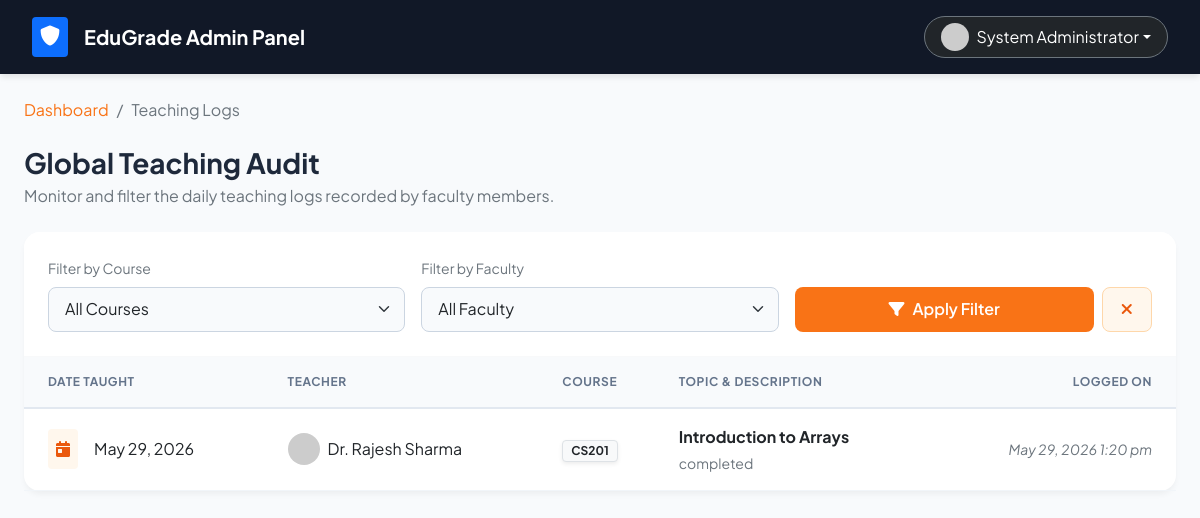
/admin_teaching_logs.php (signed in), run on the app's committed database.
### tables this page shows
CREATE TABLE `teaching_log` (
  `id` int(11) NOT NULL,
  `course_id` int(11) NOT NULL,
  `faculty_id` int(11) NOT NULL,
  `topic_title` varchar(200) NOT NULL,
  `topic_description` text DEFAULT NULL,
  `taught_date` date NOT NULL,
  `created_at` timestamp NOT NULL DEFAULT current_timestamp()
);

CREATE TABLE `users` (
  `id` int(11) NOT NULL,
  `username` varchar(50) NOT NULL,
  `password` varchar(255) NOT NULL,
  `full_name` varchar(100) NOT NULL,
  `email` varchar(100) DEFAULT NULL,
  `role` enum('student','faculty','admin') DEFAULT 'student',
  `created_at` timestamp NOT NULL DEFAULT current_timestamp()
);

CREATE TABLE `courses` (
  `id` int(11) NOT NULL,
  `course_code` varchar(20) NOT NULL,
  `course_name` varchar(100) NOT NULL,
  `credits` int(11) NOT NULL,
  `department` varchar(100) DEFAULT NULL,
  `semester` int(11) DEFAULT NULL
);

### admin_teaching_logs.php (the view, shortened to what this page needs)
<?php
require_once 'config.php';
$sql = "SELECT l.*, c.course_code, c.course_name, u.full_name as teacher_name
        FROM teaching_log l
        JOIN courses c ON l.course_id = c.id
        JOIN users u ON l.faculty_id = u.id
        WHERE 1=1";
$params = [];
$sql .= " ORDER BY l.taught_date DESC, l.created_at DESC";
$stmt = $pdo->prepare($sql);
$stmt->execute($params);
$logs = $stmt->fetchAll();
?>
<!DOCTYPE html>
<html lang="en">
<head>
    <link href="https://cdn.jsdelivr.net/npm/bootstrap@5.1.3/dist/css/bootstrap.min.css" rel="stylesheet">
    <link rel="stylesheet" href="https://cdnjs.cloudflare.com/ajax/libs/font-awesome/6.0.0/css/all.min.css">
</head>
<body>
    <nav class="top-navbar d-flex justify-content-between align-items-center mb-4">
        <div class="d-flex align-items-center">
            <div class="bg-primary text-white rounded p-2 me-3"><i class="fas fa-shield-alt fs-5"></i></div>
            <h5 class="mb-0 fw-bold">EduGrade Admin Panel</h5>
        </div>
        <div>
            <div class="dropdown">
                <button class="btn btn-dark border-secondary dropdown-toggle d-flex align-items-center rounded-pill px-3" type="button" data-bs-toggle="dropdown">
                    <img src="https://ui-avatars.com/api/?name=<?php echo urlencode($_SESSION['full_name']); ?>&background=7c3aed&color=fff" class="rounded-circle me-2" width="28" height="28">
                    <span class="fw-semibold"><?php echo htmlspecialchars($_SESSION['full_name']); ?></span>
                </button>
            </div>
        </div>
    </nav>
    <div class="container-fluid px-4 pb-5">
        <nav aria-label="breadcrumb" class="mb-4">
            <ol class="breadcrumb">
                <li class="breadcrumb-item"><a href="admin_dashboard.php" class="text-decoration-none fw-semibold" style="color: #f97316;">Dashboard</a></li>
                <li class="breadcrumb-item active">Teaching Logs</li>
            </ol>
        </nav>
        <div class="d-flex justify-content-between align-items-end mb-4">
            <div>
                <h3 class="fw-bold mb-1">Global Teaching Audit</h3>
                <p class="text-muted mb-0">Monitor and filter the daily teaching logs recorded by faculty members.</p>
            </div>
        </div>
        <div class="card card-modern border-0">
            <div class="card-body p-0">
                <div class="p-4 border-bottom border-light bg-white" style="border-radius: 16px 16px 0 0;">
                    <form method="GET" class="row g-3 align-items-end">
                        <div class="col-md-4">
                            <label class="form-label text-muted fw-semibold small">Filter by Course</label>
                            <select name="course_id" class="form-select">
                                <option value="0">All Courses</option>
                            </select>
                        </div>
                        <div class="col-md-4">
                            <label class="form-label text-muted fw-semibold small">Filter by Faculty</label>
                            <select name="faculty_id" class="form-select">
                                <option value="0">All Faculty</option>
                            </select>
                        </div>
                        <div class="col-md-4 d-flex gap-2">
                            <button type="submit" class="btn btn-orange flex-grow-1"><i class="fas fa-filter me-2"></i>Apply Filter</button>
                            <a href="admin_teaching_logs.php" class="btn btn-light-orange"><i class="fas fa-times"></i></a>
                        </div>
                    </form>
                </div>
                <div class="table-responsive" style="max-height: 65vh; overflow-y: auto;">
                    <table class="table table-hover align-middle">
                        <thead>
                            <tr>
                                <th class="ps-4">Date Taught</th>
                                <th>Teacher</th>
                                <th>Course</th>
                                <th>Topic & Description</th>
                                <th class="text-end pe-4">Logged On</th>
                            </tr>
                        </thead>
                        <tbody>
                            <?php foreach($logs as $log): ?>
                            <tr>
                                <td class="ps-4 fw-medium text-dark">
                                    <div class="d-flex align-items-center">
                                        <div class="bg-orange bg-opacity-10 text-orange rounded p-2 me-3" style="color: #ea580c; background-color: #fff7ed;">
                                            <i class="fas fa-calendar-day"></i>
                                        </div>
                                        <?php echo date('M j, Y', strtotime($log['taught_date'])); ?>
                                    </div>
                                </td>
                                <td>
                                    <div class="d-flex align-items-center">
                                        <img src="https://ui-avatars.com/api/?name=<?php echo urlencode($log['teacher_name']); ?>&background=eff6ff&color=1e3a8a" class="rounded-circle me-2" width="32" height="32">
                                        <span class="fw-semibold text-dark"><?php echo htmlspecialchars($log['teacher_name']); ?></span>
                                    </div>
                                </td>
                                <td>
                                    <span class="badge bg-light text-dark border px-2 py-1 shadow-sm"><?php echo htmlspecialchars($log['course_code']); ?></span>
                                </td>
                                <td>
                                    <div class="fw-bold text-dark mb-1"><?php echo htmlspecialchars($log['topic_title']); ?></div>
                                    <div class="text-muted small text-truncate" style="max-width: 350px;" title="<?php echo htmlspecialchars($log['topic_description']); ?>">
                                        <?php echo htmlspecialchars($log['topic_description'] ?: 'No description provided.'); ?>
                                    </div>
                                </td>
                                <td class="text-end pe-4 text-muted small fst-italic">
                                    <?php echo date('M j, Y g:i a', strtotime($log['created_at'])); ?>
                                </td>
                            </tr>
                            <?php endforeach; ?>
                        </tbody>
                    </table>
                </div>
            </div>
        </div>
    </div>
</body>
</html>

### admin_teaching_logs.php (style rules this page uses)
body { font-family: 'Plus Jakarta Sans', sans-serif; background-color: #f8fafc; color: #1e293b; }
.top-navbar { background-color: #111827; color: white; padding: 1rem 2rem; box-shadow: 0 4px 6px -1px rgba(0, 0, 0, 0.1); }
.card-modern { border-radius: 16px; border: none; box-shadow: 0 4px 6px -1px rgba(0, 0, 0, 0.05); background: #ffffff; }
.form-control, .form-select { border-radius: 8px; border: 1px solid #cbd5e1; padding: 0.6rem 1rem; background-color: #f8fafc; }
.btn-orange { background-color: #f97316; color: white; border-radius: 8px; font-weight: 600; padding: 0.6rem 1.2rem; transition: all 0.2s; }
.btn-light-orange { background-color: #fff7ed; color: #ea580c; border: 1px solid #fed7aa; border-radius: 8px; font-weight: 600; padding: 0.6rem 1.2rem; }
.table { margin-bottom: 0; border-collapse: separate; border-spacing: 0; }
.table thead th { background-color: #f8fafc; color: #64748b; font-size: 0.75rem; font-weight: 700; text-transform: uppercase; letter-spacing: 0.05em; border-bottom: 2px solid #e2e8f0; padding: 1rem; position: sticky; top: 0; z-index: 10; }
.table tbody td { padding: 1rem; vertical-align: middle; border-bottom: 1px solid #f1f5f9; color: #334155; }

### data on the page
teaching_log: taught_date "May 29, 2026", faculty.full_name "Dr. Rajesh Sharma", course.course_code "CS201", topic_title "Introduction to Arrays", topic_description "completed", created_at "May 29, 2026 1:20 pm"

### other printed values
$_SESSION['full_name'] "System Administrator"
